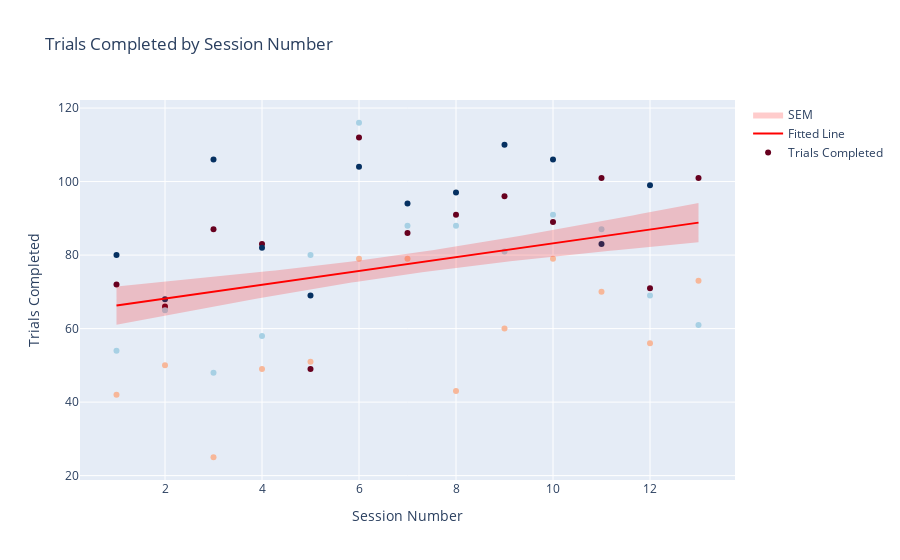

The code cell stored with this chart in its notebook:
### Markdown cell above
### Visualize Summary Data

### Code cell
linear_regression_plot(clickbait.summary_df, dv='trials_completed', iv='session_number', dv_name='Trials Completed', iv_name='Session Number', error_type='SEM')
